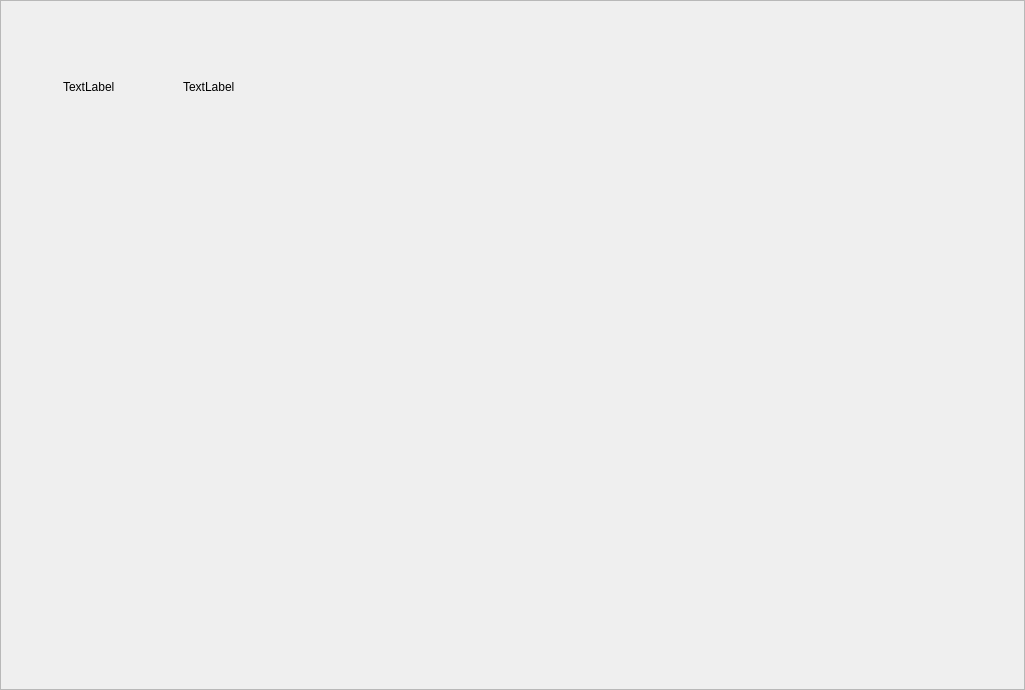
<?xml version="1.0" encoding="UTF-8"?>
<ui version="4.0">
 <class>Devices</class>
 <widget class="QWidget" name="Devices">
  <property name="geometry">
   <rect>
    <x>0</x>
    <y>0</y>
    <width>1025</width>
    <height>690</height>
   </rect>
  </property>
  <property name="windowTitle">
   <string>Form</string>
  </property>
  <layout class="QGridLayout" name="gridLayout">
   <property name="leftMargin">
    <number>0</number>
   </property>
   <property name="topMargin">
    <number>0</number>
   </property>
   <property name="rightMargin">
    <number>0</number>
   </property>
   <property name="bottomMargin">
    <number>0</number>
   </property>
   <property name="spacing">
    <number>0</number>
   </property>
   <item row="0" column="0">
    <widget class="QScrollArea" name="scrollArea">
     <property name="styleSheet">
      <string notr="true"/>
     </property>
     <property name="widgetResizable">
      <bool>true</bool>
     </property>
     <widget class="QWidget" name="scrollAreaWidgetContents">
      <property name="geometry">
       <rect>
        <x>0</x>
        <y>0</y>
        <width>1023</width>
        <height>688</height>
       </rect>
      </property>
      <layout class="QVBoxLayout" name="verticalLayout">
       <property name="spacing">
        <number>0</number>
       </property>
       <property name="leftMargin">
        <number>32</number>
       </property>
       <property name="topMargin">
        <number>20</number>
       </property>
       <property name="rightMargin">
        <number>32</number>
       </property>
       <property name="bottomMargin">
        <number>50</number>
       </property>
       <item>
        <widget class="QWidget" name="widget_1" native="true">
         <widget class="QLabel" name="label">
          <property name="geometry">
           <rect>
            <x>60</x>
            <y>40</y>
            <width>54</width>
            <height>12</height>
           </rect>
          </property>
          <property name="text">
           <string>TextLabel</string>
          </property>
         </widget>
         <widget class="QLabel" name="label_2">
          <property name="geometry">
           <rect>
            <x>60</x>
            <y>80</y>
            <width>54</width>
            <height>12</height>
           </rect>
          </property>
          <property name="text">
           <string>TextLabel</string>
          </property>
         </widget>
        </widget>
       </item>
       <item>
        <widget class="QWidget" name="widget_2" native="true">
         <property name="minimumSize">
          <size>
           <width>0</width>
           <height>75</height>
          </size>
         </property>
         <property name="maximumSize">
          <size>
           <width>16777215</width>
           <height>16777215</height>
          </size>
         </property>
         <widget class="QLabel" name="label_3">
          <property name="geometry">
           <rect>
            <x>30</x>
            <y>60</y>
            <width>54</width>
            <height>12</height>
           </rect>
          </property>
          <property name="text">
           <string>TextLabel</string>
          </property>
         </widget>
         <widget class="QLabel" name="label_4">
          <property name="geometry">
           <rect>
            <x>150</x>
            <y>60</y>
            <width>54</width>
            <height>12</height>
           </rect>
          </property>
          <property name="text">
           <string>TextLabel</string>
          </property>
         </widget>
        </widget>
       </item>
       <item>
        <widget class="QWidget" name="widget_3" native="true">
         <widget class="QLabel" name="label_5">
          <property name="geometry">
           <rect>
            <x>40</x>
            <y>50</y>
            <width>54</width>
            <height>12</height>
           </rect>
          </property>
          <property name="text">
           <string>TextLabel</string>
          </property>
         </widget>
         <widget class="QLabel" name="label_6">
          <property name="geometry">
           <rect>
            <x>40</x>
            <y>100</y>
            <width>54</width>
            <height>12</height>
           </rect>
          </property>
          <property name="text">
           <string>TextLabel</string>
          </property>
         </widget>
        </widget>
       </item>
       <item>
        <widget class="QWidget" name="widget_4" native="true">
         <property name="sizePolicy">
          <sizepolicy hsizetype="Preferred" vsizetype="Preferred">
           <horstretch>0</horstretch>
           <verstretch>0</verstretch>
          </sizepolicy>
         </property>
        </widget>
       </item>
       <item>
        <spacer name="verticalSpacer">
         <property name="orientation">
          <enum>Qt::Vertical</enum>
         </property>
         <property name="sizeHint" stdset="0">
          <size>
           <width>20</width>
           <height>40</height>
          </size>
         </property>
        </spacer>
       </item>
      </layout>
     </widget>
    </widget>
   </item>
  </layout>
 </widget>
 <resources/>
 <connections/>
</ui>
